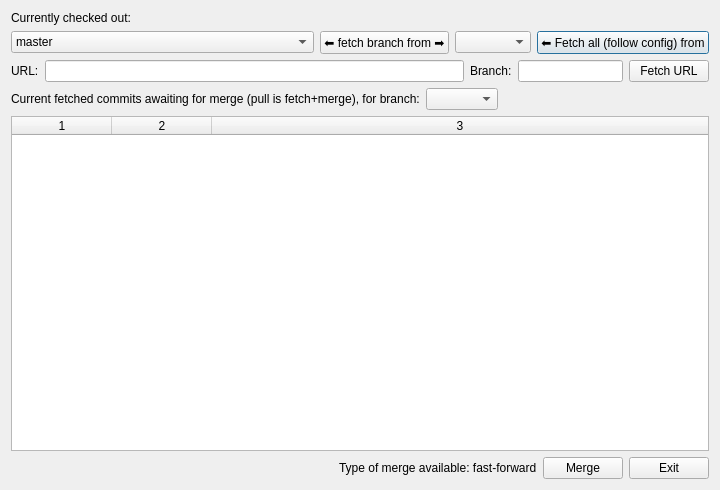
<?xml version="1.0" encoding="UTF-8"?>
<ui version="4.0">
 <class>PullDialog</class>
 <widget class="QDialog" name="PullDialog">
  <property name="geometry">
   <rect>
    <x>0</x>
    <y>0</y>
    <width>720</width>
    <height>490</height>
   </rect>
  </property>
  <property name="windowTitle">
   <string>Dialog</string>
  </property>
  <layout class="QVBoxLayout" name="verticalLayout">
   <item>
    <widget class="QLabel" name="checkoutLabel">
     <property name="text">
      <string>Currently checked out: </string>
     </property>
     <property name="textInteractionFlags">
      <set>Qt::LinksAccessibleByMouse|Qt::TextSelectableByMouse</set>
     </property>
    </widget>
   </item>
   <item>
    <layout class="QGridLayout" name="gridLayout">
     <item row="0" column="5">
      <widget class="QPushButton" name="fetchAll">
       <property name="text">
        <string>⬅ Fetch all (follow config) from</string>
       </property>
      </widget>
     </item>
     <item row="0" column="4">
      <widget class="QComboBox" name="remotesCombo">
       <property name="sizePolicy">
        <sizepolicy hsizetype="Expanding" vsizetype="Fixed">
         <horstretch>1</horstretch>
         <verstretch>0</verstretch>
        </sizepolicy>
       </property>
      </widget>
     </item>
     <item row="0" column="0" colspan="2">
      <widget class="QComboBox" name="branchCombo">
       <property name="sizePolicy">
        <sizepolicy hsizetype="Expanding" vsizetype="Fixed">
         <horstretch>2</horstretch>
         <verstretch>0</verstretch>
        </sizepolicy>
       </property>
       <property name="minimumSize">
        <size>
         <width>140</width>
         <height>0</height>
        </size>
       </property>
       <item>
        <property name="text">
         <string>master</string>
        </property>
       </item>
      </widget>
     </item>
     <item row="0" column="2" colspan="2">
      <widget class="QPushButton" name="fetchBranch">
       <property name="text">
        <string>⬅ fetch branch from ➡</string>
       </property>
      </widget>
     </item>
    </layout>
   </item>
   <item>
    <layout class="QGridLayout" name="gridLayout_2">
     <item row="0" column="0">
      <widget class="QLabel" name="label_2">
       <property name="text">
        <string>URL:</string>
       </property>
      </widget>
     </item>
     <item row="0" column="1">
      <widget class="QLineEdit" name="url">
       <property name="sizePolicy">
        <sizepolicy hsizetype="Expanding" vsizetype="Fixed">
         <horstretch>4</horstretch>
         <verstretch>0</verstretch>
        </sizepolicy>
       </property>
      </widget>
     </item>
     <item row="0" column="2">
      <widget class="QLabel" name="label_3">
       <property name="text">
        <string>Branch:</string>
       </property>
      </widget>
     </item>
     <item row="0" column="3">
      <widget class="QLineEdit" name="branch">
       <property name="sizePolicy">
        <sizepolicy hsizetype="Expanding" vsizetype="Fixed">
         <horstretch>1</horstretch>
         <verstretch>0</verstretch>
        </sizepolicy>
       </property>
      </widget>
     </item>
     <item row="0" column="4">
      <widget class="QPushButton" name="fetchURL">
       <property name="text">
        <string>Fetch URL</string>
       </property>
      </widget>
     </item>
    </layout>
   </item>
   <item>
    <layout class="QHBoxLayout" name="horizontalLayout_4">
     <item>
      <widget class="QLabel" name="label">
       <property name="text">
        <string>Current fetched commits awaiting for merge (pull is fetch+merge), for branch:</string>
       </property>
      </widget>
     </item>
     <item>
      <widget class="QComboBox" name="fetchHeadCombo"/>
     </item>
     <item>
      <spacer name="horizontalSpacer">
       <property name="orientation">
        <enum>Qt::Horizontal</enum>
       </property>
       <property name="sizeHint" stdset="0">
        <size>
         <width>40</width>
         <height>20</height>
        </size>
       </property>
      </spacer>
     </item>
    </layout>
   </item>
   <item>
    <widget class="QTableWidget" name="tableWidget">
     <property name="sizePolicy">
      <sizepolicy hsizetype="Expanding" vsizetype="Expanding">
       <horstretch>0</horstretch>
       <verstretch>3</verstretch>
      </sizepolicy>
     </property>
     <property name="columnCount">
      <number>3</number>
     </property>
     <attribute name="horizontalHeaderDefaultSectionSize">
      <number>100</number>
     </attribute>
     <attribute name="horizontalHeaderStretchLastSection">
      <bool>true</bool>
     </attribute>
     <attribute name="verticalHeaderDefaultSectionSize">
      <number>50</number>
     </attribute>
     <column/>
     <column/>
     <column/>
    </widget>
   </item>
   <item>
    <layout class="QHBoxLayout" name="horizontalLayout_5">
     <item>
      <spacer name="horizontalSpacer_2">
       <property name="orientation">
        <enum>Qt::Horizontal</enum>
       </property>
       <property name="sizeHint" stdset="0">
        <size>
         <width>40</width>
         <height>20</height>
        </size>
       </property>
      </spacer>
     </item>
     <item>
      <widget class="QLabel" name="mergeTypeLabel">
       <property name="text">
        <string>Type of merge available: fast-forward</string>
       </property>
      </widget>
     </item>
     <item>
      <widget class="QPushButton" name="merge">
       <property name="text">
        <string>Merge</string>
       </property>
      </widget>
     </item>
     <item>
      <widget class="QPushButton" name="exit">
       <property name="text">
        <string>Exit</string>
       </property>
      </widget>
     </item>
    </layout>
   </item>
  </layout>
  <zorder>checkoutLabel</zorder>
  <zorder>tableWidget</zorder>
  <zorder>label</zorder>
  <zorder>label_2</zorder>
  <zorder>url</zorder>
  <zorder>label_3</zorder>
  <zorder>branch</zorder>
  <zorder>fetchURL</zorder>
 </widget>
 <resources/>
 <connections/>
</ui>
